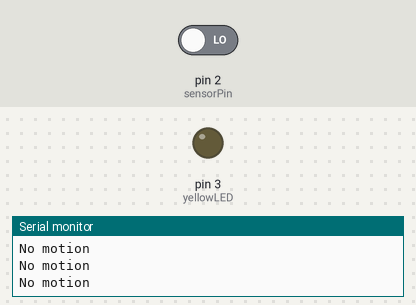
This sketch was run on a simulated Arduino Uno, built with avr-gcc and run on an emulated ATmega328P. Shown: output pins drawn as LEDs (lit = HIGH), the last lines printed to the serial monitor. The test bench sets the inputs (shaded band); at power-on: pin 2 (sensorPin) LOW.

Above: at 2.3 s.
2.4 s: pin 2 (sensorPin) driven HIGH
At 4.0 s:
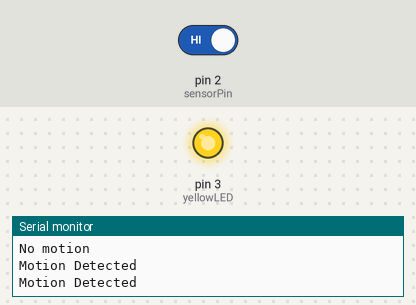
4.5 s: pin 2 (sensorPin) driven LOW
At 5.2 s:
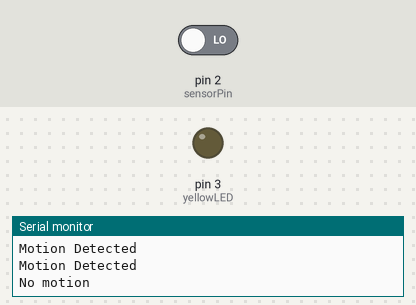
Timing chart, 0 to 7.5 s (numbered marks = the images above; inputs shaded):
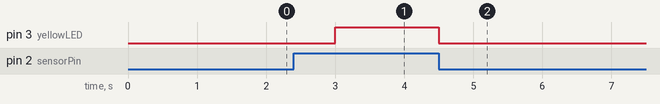

Measured:
- after the input at 2.4 s, pin 3 (yellowLED): LOW → HIGH after 0.60 s
- after the input at 4.5 s, pin 3 (yellowLED): HIGH → LOW at once

The sketch:

m1_t1p1.ino
```cpp
#define sensorPin 2
#define yellowLED 3

void setup()
{
  Serial.begin(9600);
  pinMode(sensorPin, INPUT);
  pinMode(yellowLED, OUTPUT);

  Serial.println("Motion Sensing");
}

void loop()
{
  int sensorValue = digitalRead(sensorPin);


  if(sensorValue == HIGH){
    Serial.println("Motion Detected");

    digitalWrite(yellowLED, HIGH);
    delay(750);
  }

  else{
    Serial.println("No motion");
    digitalWrite(yellowLED, LOW);
    delay(750);
  }

}
```
